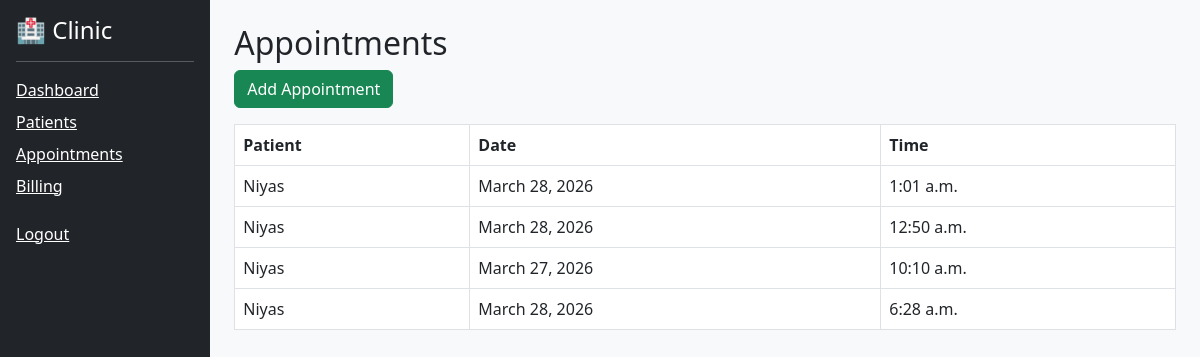
The page /appointments/ (signed in) on the database its author committed.
### core/models.py (models this page shows, shortened)
class Appointment(models.Model):
    patient = models.ForeignKey(Patient, on_delete=models.CASCADE)
    date = models.DateField()
    time = models.TimeField()

class Patient(models.Model):
    name = models.CharField(max_length=100)
    age = models.IntegerField()
    phone = models.CharField(max_length=15)

### core/views.py (the view)
# urls.py: path('appointments/', views.view_appointments),
@login_required
def view_appointments(request):
    appointments = Appointment.objects.all()
    return render(request, 'view_appointments.html', {'appointments': appointments})

### core/templates/view_appointments.html
{% extends 'base.html' %}
{% block content %}
<h2>Appointments</h2>
<a href="/appointment/add/" class="btn btn-success mb-3">Add Appointment</a>
<table class="table table-bordered">
<tr>
    <th>Patient</th>
    <th>Date</th>
    <th>Time</th>
</tr>
{% for a in appointments %}
<tr>
    <td>{{ a.patient.name }}</td>
    <td>{{ a.date }}</td>
    <td>{{ a.time }}</td>
</tr>
{% endfor %}
</table>
{% endblock %}

### core/templates/base.html (shortened to what this page needs)
<!DOCTYPE html>
<html>
<head>
    <link href="https://cdn.jsdelivr.net/npm/bootstrap@5.3.0/dist/css/bootstrap.min.css" rel="stylesheet">
</head>
<body>
<div class="d-flex">
    <div class="bg-dark text-white p-3" style="width:250px; height:100vh;">
        <h4>🏥 Clinic</h4>
        <hr>
        <a href="/" class="text-white d-block mb-2">Dashboard</a>
        <a href="/patients/" class="text-white d-block mb-2">Patients</a>
        <a href="/appointments/" class="text-white d-block mb-2">Appointments</a>
        <a href="/bills/" class="text-white d-block mb-2">Billing</a>
        <a href="/logout/" class="text-white d-block mt-4">Logout</a>
    </div>
    <div class="p-4 w-100 bg-light">
        {% block content %}
        {% endblock %}
    </div>
</div>
</body>
</html>

### rows shown on the page
Appointment: patient.name "Niyas", date "March 28, 2026", time "1:01 a.m."
Appointment: patient.name "Niyas", date "March 28, 2026", time "12:50 a.m."
Appointment: patient.name "Niyas", date "March 27, 2026", time "10:10 a.m."
Appointment: patient.name "Niyas", date "March 28, 2026", time "6:28 a.m."
